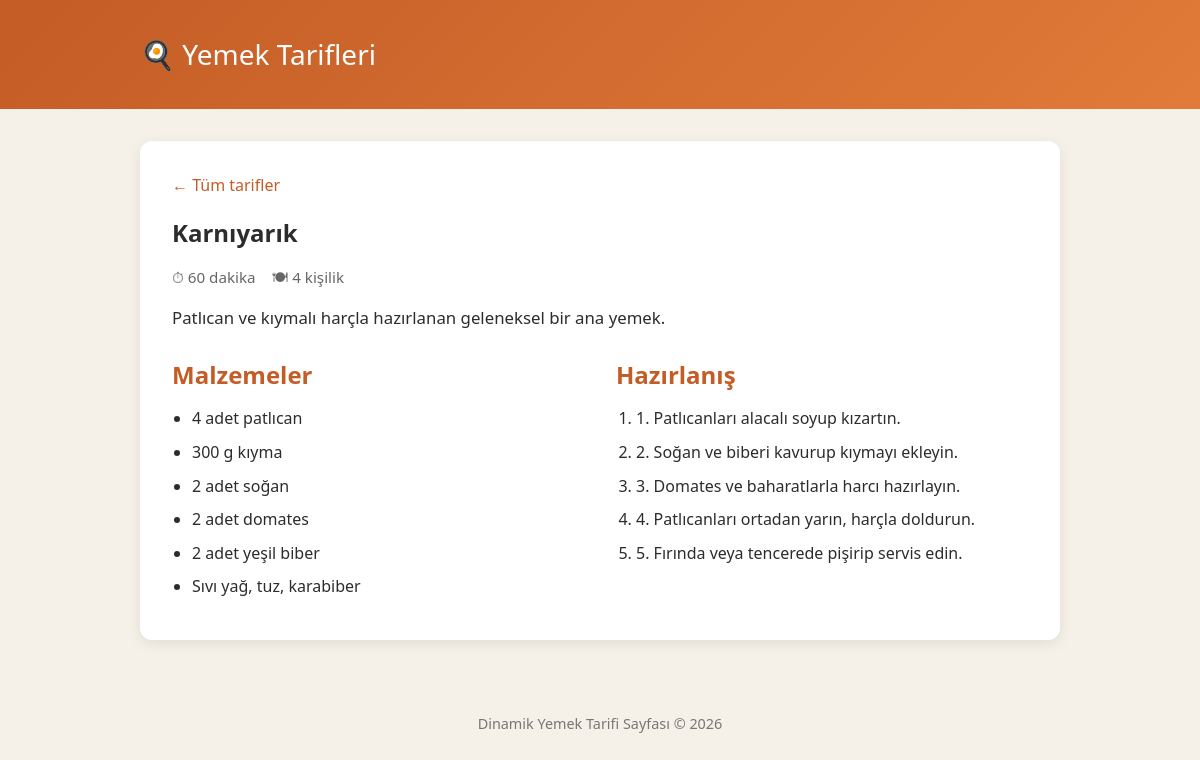
The app's page /tarif.php?id=3 with its own data.
### tables this page shows
CREATE TABLE IF NOT EXISTS tarifler (
    id INT AUTO_INCREMENT PRIMARY KEY,
    baslik VARCHAR(150) NOT NULL,
    aciklama TEXT NOT NULL,
    malzemeler TEXT NOT NULL,
    hazirlanis TEXT NOT NULL,
    sure VARCHAR(50) NOT NULL,
    porsiyon VARCHAR(50) NOT NULL,
    resim VARCHAR(255) DEFAULT NULL
);

### tarif.php (the view, shortened to what this page needs)
<?php
require_once "config.php";
$id = isset($_GET["id"]) ? (int) $_GET["id"] : 0;
$sql = "SELECT * FROM tarifler WHERE id = $id";
$sonuc = $baglanti->query($sql);
if (!$sonuc || $sonuc->num_rows === 0) {
    http_response_code(404);
    $hata = "Bu ID ile eşleşen tarif bulunamadı.";
} else {
    $tarif = $sonuc->fetch_assoc();
}
?>
<!DOCTYPE html>
<html lang="tr">
<head>
    <link rel="stylesheet" href="style.css">
</head>
<body>
    <header class="site-header">
        <div class="container">
            <a href="index.php" class="logo">🍳 Yemek Tarifleri</a>
        </div>
    </header>
    <main class="container">
        <?php if (isset($hata)): ?>
            <section class="error-box">
                <h1>Tarif Bulunamadı</h1>
                <p><?= htmlspecialchars($hata) ?></p>
                <a href="index.php" class="btn">Tüm Tariflere Dön</a>
            </section>
        <?php else: ?>
            <article class="recipe-detail">
                <a href="index.php" class="back-link">← Tüm tarifler</a>
                <h1><?= htmlspecialchars($tarif["baslik"]) ?></h1>
                <p class="recipe-meta">
                    <span>⏱ <?= htmlspecialchars($tarif["sure"]) ?></span>
                    <span>🍽 <?= htmlspecialchars($tarif["porsiyon"]) ?></span>
                </p>
                <p class="recipe-desc"><?= htmlspecialchars($tarif["aciklama"]) ?></p>
                <div class="recipe-grid">
                    <section>
                        <h2>Malzemeler</h2>
                        <ul class="ingredient-list">
                            <?php foreach (explode("\n", $tarif["malzemeler"]) as $malzeme): ?>
                                <?php if (trim($malzeme) !== ""): ?>
                                    <li><?= htmlspecialchars(trim($malzeme)) ?></li>
                                <?php endif; ?>
                            <?php endforeach; ?>
                        </ul>
                    </section>
                    <section>
                        <h2>Hazırlanış</h2>
                        <ol class="steps-list">
                            <?php foreach (explode("\n", $tarif["hazirlanis"]) as $adim): ?>
                                <?php if (trim($adim) !== ""): ?>
                                    <li><?= htmlspecialchars(trim($adim)) ?></li>
                                <?php endif; ?>
                            <?php endforeach; ?>
                        </ol>
                    </section>
                </div>
            </article>
        <?php endif; ?>
    </main>
    <footer class="site-footer">
        <div class="container">
            <p>Dinamik Yemek Tarifi Sayfası &copy; <?= date("Y") ?></p>
        </div>
    </footer>
</body>
</html>

### style.css (style rules this page uses)
* { box-sizing: border-box; margin: 0; padding: 0; }
body { font-family: "Segoe UI", Tahoma, Geneva, Verdana, sans-serif; background: #f5f0e8; color: #2c2c2c; line-height: 1.6; }
.container { max-width: 960px; margin: 0 auto; padding: 0 1.25rem; }
.site-header { background: linear-gradient(135deg, #c45c26, #e07b39); color: #fff; padding: 2rem 0; margin-bottom: 2rem; }
.logo { font-size: 1.75rem; color: #fff; text-decoration: none; }
.recipe-meta { display: flex; gap: 1rem; margin: 0.75rem 0 1rem; font-size: 0.95rem; color: #666; }
.recipe-detail { background: #fff; border-radius: 12px; padding: 2rem; box-shadow: 0 4px 14px rgba(0, 0, 0, 0.08); }
.back-link { display: inline-block; margin-bottom: 1rem; color: #c45c26; text-decoration: none; }
.recipe-desc { margin: 1rem 0 1.5rem; font-size: 1.05rem; }
.recipe-grid { display: grid; grid-template-columns: 1fr 1fr; gap: 2rem; }
.recipe-grid h2 { color: #c45c26; margin-bottom: 0.75rem; }
.ingredient-list, .steps-list { padding-left: 1.25rem; }
.ingredient-list li, .steps-list li { margin-bottom: 0.5rem; }
.site-footer { margin-top: 3rem; padding: 1.5rem 0; text-align: center; color: #777; font-size: 0.9rem; }

### records on screen
tarifler: baslik "Karnıyarık", sure "60 dakika", porsiyon "4 kişilik", aciklama "Patlıcan ve kıymalı harçla hazırlanan geleneksel bir ana yemek.", malzemeler "4 adet patlıcan", malzemeler "300 g kıyma", malzemeler "2 adet soğan", malzemeler "2 adet domates", malzemeler "2 adet yeşil biber", malzemeler "Sıvı yağ, tuz, karabiber", hazirlanis "1. Patlıcanları alacalı soyup kızartın.", hazirlanis "2. Soğan ve biberi kavurup kıymayı ekleyin.", hazirlanis "3. Domates ve baharatlarla harcı hazırlayın.", hazirlanis "4. Patlıcanları ortadan yarın, harçla doldurun.", hazirlanis "5. Fırında veya tencerede pişirip servis edin."
